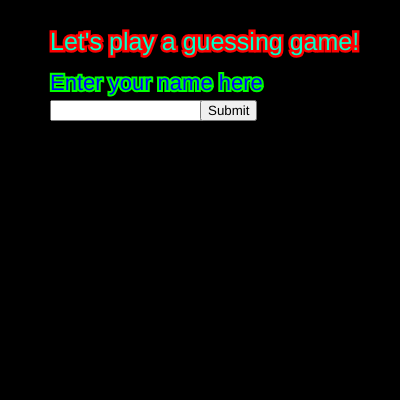
Frame 1 (no input)
Frame 60 (no input): identical to frame 1, image omitted
Frame 120 (the mouse pressed at the canvas centre since frame 60): identical to frame 1, image omitted

The p5.js sketch that drew this single still picture (run headless with seeded random() and noise() and a simulated clock; from frame 60 on, the mouse is pressed at the canvas centre):

// p5.js sketch
// ── sketch.js
var inputBox;
var inputButton;
var playerName;
var gameMessage;
var showMessage = false;
var guessBox;
var guessButton;
var playerGuess;
var secretNumber;
var numberOfTries = 3;



function setup() {
  createCanvas(400, 400);
  inputBox = createInput();
  inputBox.position(50,100);
  inputButton = createButton("Submit");
  inputButton.position(200,100);
  inputButton.mouseClicked(getName);
  
  guessBox = createInput();
  guessBox.position(50, 250);
  guessBox.hide();
  guessButton = createButton("Submit");
  guessButton.position(200, 250);
  guessButton.mouseClicked(getGuess);
  guessButton.hide();
  
  secretNumber = random(1,10);
  secretNumber = round(secretNumber);
}

function getName() {
  inputBox.hide();
  inputButton.hide();
 // console.log(inputBox.value());
  playerName = inputBox.value();
  gameMessage = "Hello " + playerName + "! I'm thinking of a number between 1 and 10. You get three tries. What is your guess?";

  //console.log(secretNumber);
  
  showMessage = true;
  guessBox.show();
  guessButton.show();
} 

function getGuess() {
  
  playerGuess = guessBox.value();
  
  if (playerName == "Stacey" || playerName == "Mom") {
    secretNumber = Infinity;
  }
  if (playerName == "Veronica") {
   secretNumber = playerGuess;
  }
  if (playerName == "Simon") {
    secretNumber = playerGuess;
  }
  
  if (playerGuess != secretNumber) {
    numberOfTries = numberOfTries - 1;
  }
  if (playerGuess == secretNumber && numberOfTries > 0) {
    gameMessage = "Congratulations " + playerName + "! You guessed it! (Press the yellow Play button in the top left corner to play again).";
  }
  else if (numberOfTries <= 0) {
  gameMessage = "Sorry " + playerName + ", you lose. Better luck next time! (Press the yellow Play button in the top left corner to play again).";
  }
  else if (playerGuess > secretNumber) {
    gameMessage = "Your guess, " + playerGuess + ", is too high. Try a little lower.";
  }
  else if (playerGuess < secretNumber) {
    gameMessage = "Your guess, " + playerGuess + ", is too low. Try a little higher.";
  }
  
  guessBox.value("");
  
}



function draw() {
  
  background(0);
  
  
  if (showMessage == false) {
    fill(0,255,200);
    stroke(255,0,0);
    strokeWeight(5);
    textSize(25);
    text("Let's play a guessing game!", 50,50);
    
    fill(0,0,255);
    stroke(0,255,0);
    strokeWeight(4);
    textSize(22);
    text("Enter your name here", 50,90);
  }
  
  if (showMessage == true) {
    fill(255,255,255);
    noStroke();
    textSize(18);
    text(gameMessage, 50,150, 350, 300);
  }
  
}
